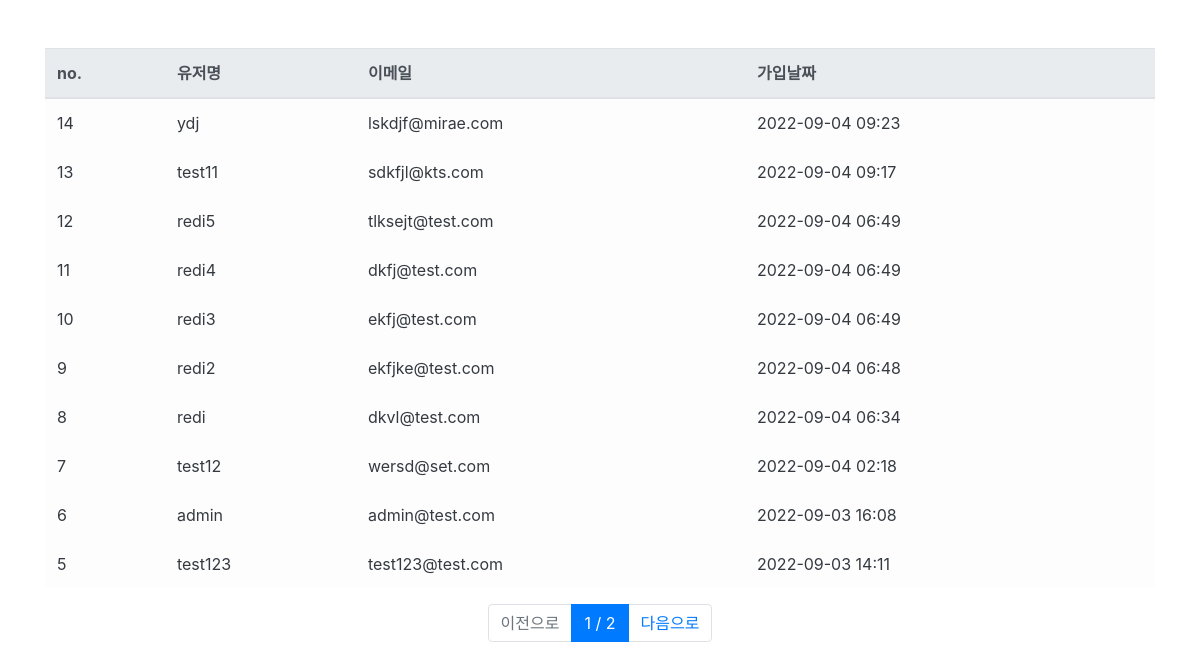
/users/ (signed in), run on the app's committed database.
### user/models.py (models this page shows, shortened)
class User(AbstractUser):
    register_date = models.DateTimeField(auto_now_add=True, verbose_name="등록날짜")
    class Meta:
        verbose_name = "사용자"
        verbose_name_plural = "사용자"

### user/views.py (the view)
# urls.py: path("users/", user_list_view, name="user_list"),
def user_list_view(request):
    if request.user.is_authenticated:
        print("User is logged in :)")
        print(f"Username --> {request.user.username}")
        page = int(request.GET.get("p", 1))
        users = User.objects.all().order_by("-id")
        paginator = Paginator(users, 10)
        users = paginator.get_page(page)
        return render(request, "users.html", {"users": users})
    else:
        print("User is not logged in :(")
        return redirect("/")

### templates/users.html (shortened to what this page needs)
{% extends "base.html" %}
{% block content %}
<div class="container">
<div class="row mt-5">
  <div class="col-12">
    <table class="table table-light">
      <thead class="thead-light">
        <tr>
          <th scope="col">no.</th>
          <th scope="col">유저명</th>
          <th scope="col">이메일</th>
          <th scope="col">가입날짜</th>
        </tr>
      </thead>
      <tbody class="text-dark">
        {% for user in users %}
        <tr>
          <td scope="row">{{ user.id }}</td>
          <td>{{ user.username }}</td>
          <td>{{ user.email }}</td>
          <td>{{ user.register_date|date:'Y-m-d H:i' }}</td>
        </tr>
        {% endfor %}
      </tbody>
    </table>
  </div>
</div>
<nav>
  <ul class="pagination justify-content-center">
    {% if users.has_previous %}
    <li class="page-item">
      <a class="page-link" href="?page={{ users.previous_page_number }}">이전으로</a>
    </li>
    {% else %}
    <li class="page-item disabled">
      <a class="page-link" href="#">이전으로</a>
    </li>
    {% endif %}
    <li class="page-item active">
      <a class="page-link" href="#">{{ users.number }} / {{ users.paginator.num_pages }}</a>
    </li>
    {% if users.has_next %}
    <li class="page-item">
      <a class="page-link" href="?page={{ users.next_page_number }}">다음으로</a>
    {% else %}
    <li class="page-item disabled">
      <a class="page-link disabled" href="#">다음으로</a>
    {% endif %}
    </li>
  </ul>
</nav>
</div>
{% endblock %}

### templates/base.html (shortened to what this page needs)
<!DOCTYPE html>
<html lang="en">
<head>
    <link rel="stylesheet" href="https://cdn.jsdelivr.net/npm/bootstrap@4.6.2/dist/css/bootstrap.min.css">
</head>
<body>
  {% block content %}
  {% endblock %}
</body>
</html>

### data on the page
User: id "14", username "ydj", email "lskdjf@mirae.com", register_date "2022-09-04 09:23"
User: id "13", username "test11", email "sdkfjl@kts.com", register_date "2022-09-04 09:17"
User: id "12", username "redi5", email "tlksejt@test.com", register_date "2022-09-04 06:49"
User: id "11", username "redi4", email "dkfj@test.com", register_date "2022-09-04 06:49"
User: id "10", username "redi3", email "ekfj@test.com", register_date "2022-09-04 06:49"
User: id "9", username "redi2", email "ekfjke@test.com", register_date "2022-09-04 06:48"
User: id "8", username "redi", email "dkvl@test.com", register_date "2022-09-04 06:34"
User: id "7", username "test12", email "wersd@set.com", register_date "2022-09-04 02:18"
User: id "6", username "admin", email "admin@test.com", register_date "2022-09-03 16:08"
User: id "5", username "test123", email "test123@test.com", register_date "2022-09-03 14:11"

### other printed values
{{ users.number }} "1"
{{ users.paginator.num_pages }} "2"
